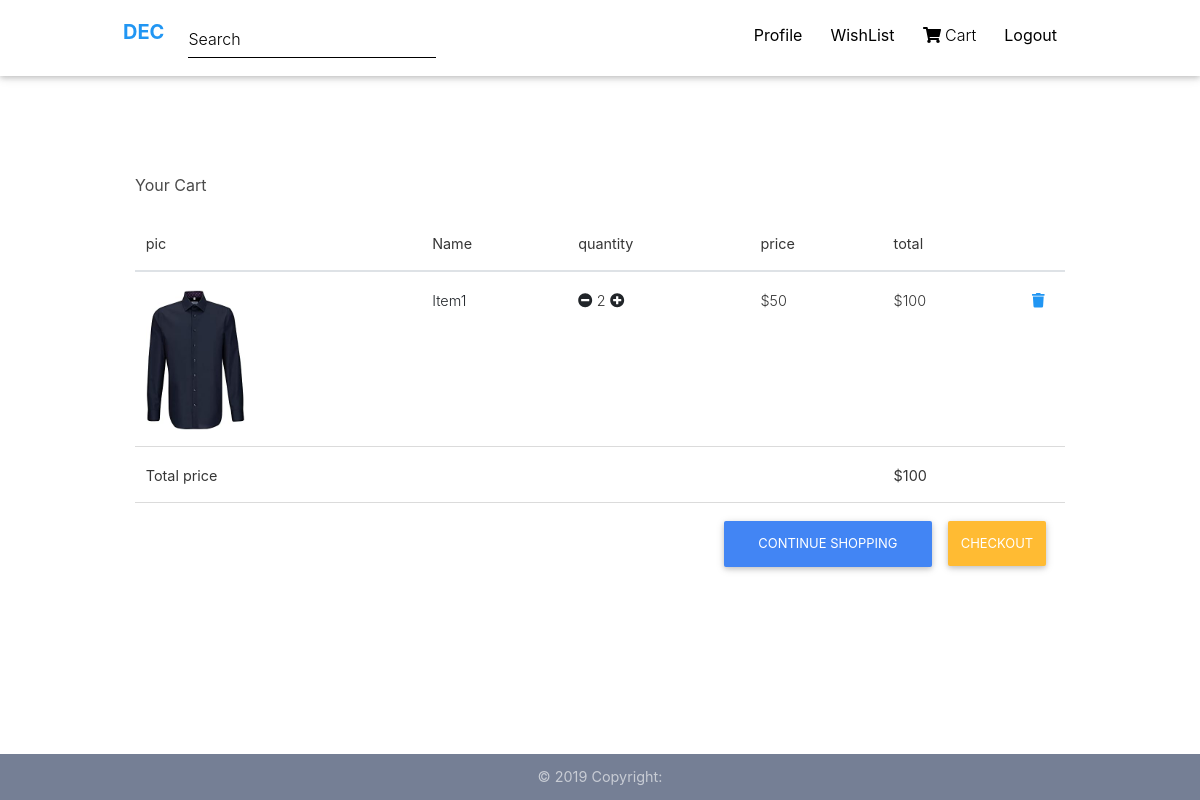
The app's page /order/ (signed in) with its own data.
### store/models.py (models this page shows, shortened)
class OrderItem(models.Model):
    item = models.ForeignKey(Item, on_delete=models.CASCADE)
    user = models.ForeignKey(User, on_delete=models.CASCADE)
    ordered = models.BooleanField(default=False)
    quantity = models.IntegerField(default=1)
    def get_total_discount_price(self):
        return self.item.discount_price * self.quantity
    def get_final_price(self):
        if self.item.discount_price:
            return self.get_total_discount_price()
        return self.get_total_price()

class Item(models.Model):
    title = models.CharField(max_length=200)
    description = models.TextField(null=True, blank=True)
    info = models.TextField(null=True, blank= True)
    price = models.IntegerField(default=0)
    discount_price = models.IntegerField(blank=True, null=True)
    image = models.ImageField(default="default.jpg", upload_to='item_pic')
    category = models.CharField(choices=CATEGORY, max_length=10)
    label = models.CharField(choices=LABEL, max_length=10, blank=True, null=True)
    image_2 = models.ImageField(default="default.jpg", null=True, blank=True, upload_to="item_pic")
    image_3 = models.ImageField(default="default.jpg", null=True, blank=True, upload_to="item_pic")
    image_4 = models.ImageField(default="default.jpg", null=True, blank=True, upload_to="item_pic")
    wish = models.ManyToManyField(User, blank=True, related_name="wish")
    objects = ItemManager()

class Order(models.Model):
    user = models.ForeignKey(User, on_delete=models.CASCADE)
    items = models.ManyToManyField(OrderItem)
    date_ordered = models.DateTimeField(default=datetime.now)
    ordered = models.BooleanField(default=False)
    billing_address = models.ForeignKey("BillingAddress", on_delete=models.SET_NULL, blank=True, null=True)
    def get_total(self):
        total = 0
        for order_item in self.items.all():
            total += order_item.get_final_price()
        return total

### store/views.py (the view)
# urls.py: path('order/', OrderView.as_view(), name="order"),
class OrderView(LoginRequiredMixin, View):
    def get(self, *args, **kwargs):
        try:
            order = Order.objects.get(user=self.request.user, ordered = False)
            context = {
                'object': order,
            }
            return render(self.request, "order.html", context)
        except ObjectDoesNotExist:
            messages.warning(self.request, "You do not have any order !")
            return redirect("store:home")

### templates/order.html (shortened to what this page needs)
{% extends "base.html" %}
{% load static %}
{% block content %}
  <main class="mt-5 pt-5" style="margin-bottom:135px">
    <div class="container">
      <h2 class="mb-3 pb-2 mt-3">Your Cart</h2>
        <div class="table-responsive">
            <table class="table">
                  <thead>
                    <tr>
                      <th scope="col">pic</th>
                      <th scope="col">Name</th>
                      <th scope="col">quantity</th>
                      <th scope="col">price</th>
                      <th scope="col">total</th>
                    </tr>
                  </thead>
                    {% for order_item in object.items.all %}
                        <tr>
                            <td>
                              <a href="{% url "store:detail" order_item.item.pk%}">
                                <img style="height:140px;width:99px;" src="{{ order_item.item.image.url }}">
                              </a>
                            </td>
                            <td>
                              <a href="{% url "store:detail" order_item.item.pk%}">
                                {{ order_item.item.title }}</td>
                            <td>
                              <a href="{% url 'store:remove_one_item' order_item.item.pk %}"><i class="fas fa-minus-circle"></i></a>
                              {{ order_item.quantity }}
                              <a href="{% url 'store:add_to_cart' order_item.item.pk %}"><i class="fas fa-plus-circle"></i></a>
                            </td>
                            {% if order_item.item.discount_price %}
                                <td>${{ order_item.item.discount_price }}</td>
                                <td>${{ order_item.get_total_discount_price }}
                                  <a style="color:#2196f3" href="{% url 'store:remove_item' order_item.item.pk %}">
                                    <i class="fas fa-trash float-right"></i>
                                  </a>
                                </td>
                            {% endif %}
                        </tr>
                        {% empty %}
                        <tr>
                          <td colspan="4"><b>Your cart is empty</b></td>
                          <a class="btn btn-primary float-right" href="{% url 'store:home' %}">Continue shopping</a>
                        </tr>
                    {% endfor %}
                    {% if object.get_total %}
                        <tr>
                          <td colspan="4"><b>Total price</b></td>
                          <td>
                            <b>${{ object.get_total }}</b>
                          </td>
                        </tr>
                        <tr >
                          <td colspan="5">
                            <div class="text-center">
                              <a class="btn btn-warning mx-2 float-right" style="padding:13px;" href="{% url 'store:checkout' %}">Checkout</a>
                              <a class="btn btn-primary mx-2 float-right" href="{% url 'store:home' %}">Continue shopping</a>
                            </div>
                          </td>
                        </tr>
                    {% endif %}
            </table>
        </div>
    </div>
  </main>
  {% include "footer.html" %}
{% endblock content %}

### static/css/css1.css (style rules this page uses)
.svg-inline--fa.fa-w-14 { margin-right: 10px; margin-top: 3px; }

### records on screen
OrderItem: item.image (picture), item "Item1", quantity "2", item.discount_price "50", get_total_discount_price "100"
Order: get_total "100"
